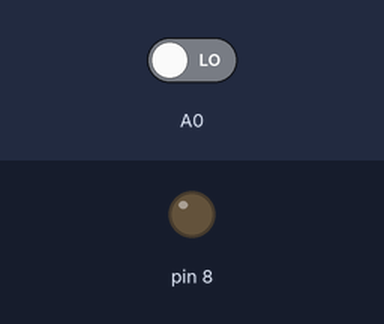
This sketch was run on a simulated Arduino Uno, built with avr-gcc and run on an emulated ATmega328P. On the bench: output pins drawn as LEDs (lit = HIGH). The inputs (shaded band) are chosen by the test bench; at power-on: A0 LOW.

Above: at 1.2 s.
1.3 s: A0 driven HIGH
At 2.0 s:
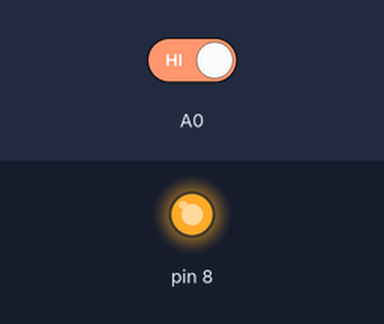
Timing chart, 0 to 4.3 s (numbered marks = the images above; inputs shaded):
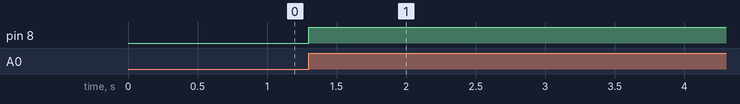

The sketch:

sketch_apr30e.ino
```cpp
void setup() {
  pinMode(A0,INPUT);
  pinMode(8,OUTPUT);
  digitalWrite(8,LOW);

}

void loop() {
    for (int i=1;100;i++){
      bool n=digitalRead(A0);
      if (n==1){
      digitalWrite(8,HIGH);
      delay(1000);
      }

      else continue;
      n=0;
    }
}
```

Measured:
- after the input at 1.3 s, pin 8: LOW → HIGH at once
